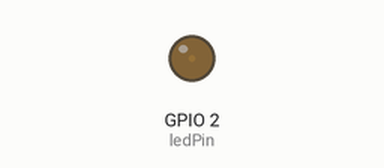
This sketch was run on a simulated ESP32. On the bench: output pins drawn as LEDs (lit = HIGH).

Above: at 0.05 s.
At 1.15 s:
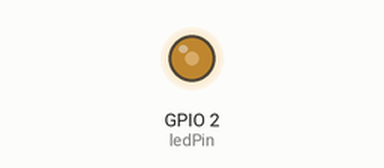
At 2.3 s:
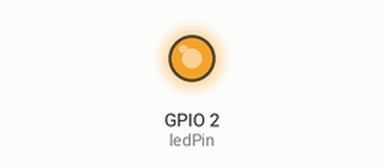
At 4.6 s:
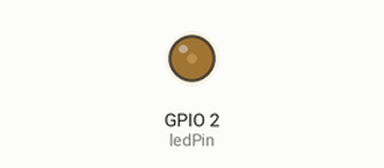
Timing chart, 0 to 6.7 s (numbered marks = the images above):
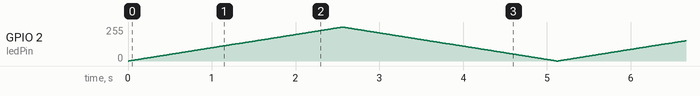

The sketch:

PWM-LeD.ino
```cpp
#include "driver/ledc.h"

const int ledPin = 2;      // Dahili LED
const int freq = 5000;     // 5 kHz
const int resolution = 8;  // 8-bit (0–255)

void setup() {
  // LEDC yapılandırma
  ledc_channel_config_t ledChannel = {
    .gpio_num   = ledPin,
    .speed_mode = LEDC_LOW_SPEED_MODE,
    .channel    = LEDC_CHANNEL_0,
    .intr_type  = LEDC_INTR_DISABLE,
    .timer_sel  = LEDC_TIMER_0,
    .duty       = 0,
    .hpoint     = 0
  };

  ledc_timer_config_t ledTimer = {
    .speed_mode = LEDC_LOW_SPEED_MODE,
    .duty_resolution = LEDC_TIMER_8_BIT,
    .timer_num = LEDC_TIMER_0,
    .freq_hz = freq,
    .clk_cfg = LEDC_AUTO_CLK
  };

  // Zamanlayıcıyı ve kanalı başlat
  ledc_timer_config(&ledTimer);
  ledc_channel_config(&ledChannel);
}

void loop() {
  // Parlaklığı artır
  for (int duty = 0; duty <= 255; duty++) {
    ledc_set_duty(LEDC_LOW_SPEED_MODE, LEDC_CHANNEL_0, duty);
    ledc_update_duty(LEDC_LOW_SPEED_MODE, LEDC_CHANNEL_0);
    delay(10);
  }
  // Parlaklığı azalt
  for (int duty = 255; duty >= 0; duty--) {
    ledc_set_duty(LEDC_LOW_SPEED_MODE, LEDC_CHANNEL_0, duty);
    ledc_update_duty(LEDC_LOW_SPEED_MODE, LEDC_CHANNEL_0);
    delay(10);
  }
}
```
